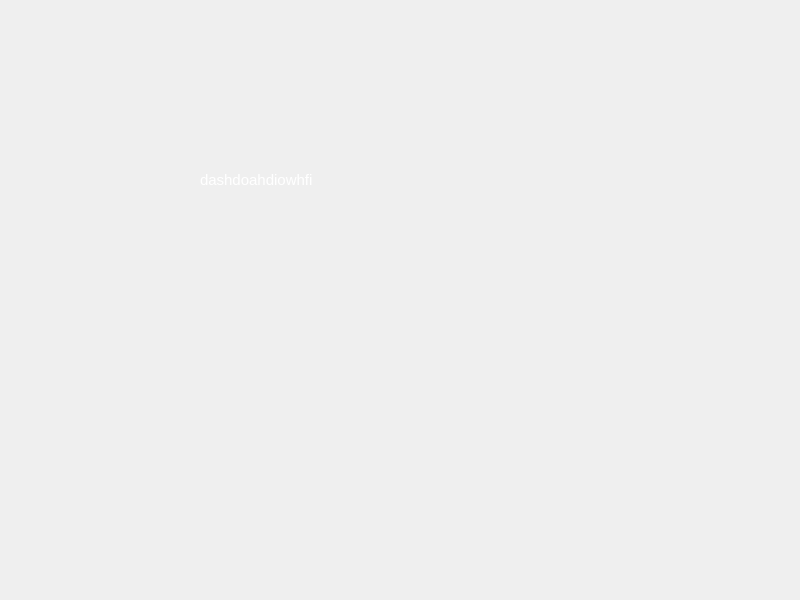
<?xml version="1.0" encoding="UTF-8"?>
<ui version="4.0">
 <class>MainWindow</class>
 <widget class="QMainWindow" name="MainWindow">
  <property name="geometry">
   <rect>
    <x>0</x>
    <y>0</y>
    <width>800</width>
    <height>600</height>
   </rect>
  </property>
  <property name="windowTitle">
   <string>MainWindow</string>
  </property>
  <widget class="QWidget" name="centralwidget">
   <widget class="QLabel" name="datalabel">
    <property name="geometry">
     <rect>
      <x>200</x>
      <y>130</y>
      <width>281</width>
      <height>101</height>
     </rect>
    </property>
    <property name="styleSheet">
     <string notr="true">font: 9pt &quot;Microsoft YaHei UI&quot;;
color: rgb(85, 255, 127);</string>
    </property>
    <property name="text">
     <string>&lt;html&gt;&lt;head/&gt;&lt;body&gt;&lt;p&gt;&lt;span style=&quot; font-size:11pt; color:#ffffff;&quot;&gt;dashdoahdiowhfi&lt;/span&gt;&lt;/p&gt;&lt;/body&gt;&lt;/html&gt;</string>
    </property>
   </widget>
  </widget>
 </widget>
 <resources/>
 <connections/>
</ui>
